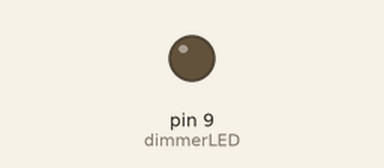
Recording of a sketch running on a simulated Arduino Uno, built with avr-gcc and run on an emulated ATmega328P. On the bench: output pins drawn as LEDs (lit = HIGH).

Above: at 0.1 s.
Timing chart, 0 to 40.0 s (numbered marks = the images above):
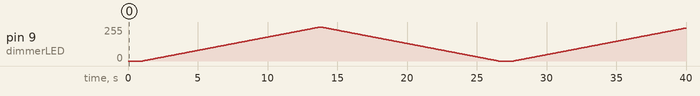

The sketch:

fadeInFadeOutAnalogLEDControl_copy_20260430154045.ino
```cpp
int dimmerLED {9};    //make sure this pin out supports analog output -> has ~ next to output

void setup() {
  pinMode(dimmerLED, OUTPUT);
}

void loop() {

  analogWrite(dimmerLED, 0);
  delay(1000);

  for (int i = 0; i <= 255; i++) {
    analogWrite(dimmerLED, i);
    delay(50);
  }

  for (int i = 255; i >= 0; i--) {
    analogWrite(dimmerLED, i);
    delay(50);
  }
}
```
